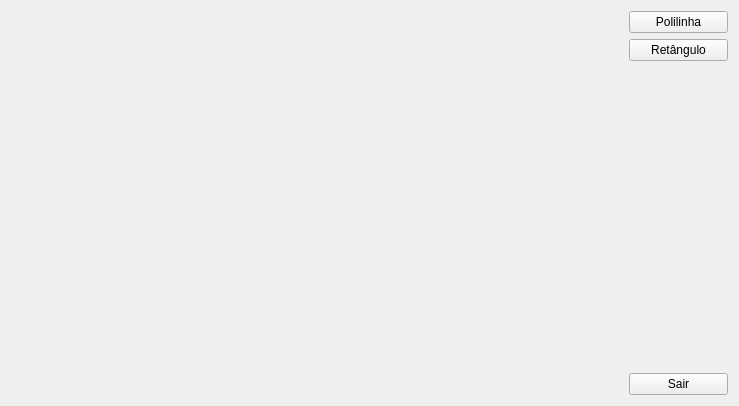
<?xml version="1.0" encoding="UTF-8"?>
<ui version="4.0">
 <class>janelaprincipal</class>
 <widget class="QWidget" name="janelaprincipal">
  <property name="geometry">
   <rect>
    <x>0</x>
    <y>0</y>
    <width>739</width>
    <height>406</height>
   </rect>
  </property>
  <property name="windowTitle">
   <string>janelaprincipal</string>
  </property>
  <layout class="QGridLayout" name="gridLayout">
   <item row="0" column="0" rowspan="4">
    <widget class="QWidget" name="widget" native="true"/>
   </item>
   <item row="0" column="1">
    <widget class="QPushButton" name="pushButton">
     <property name="text">
      <string>Polilinha</string>
     </property>
    </widget>
   </item>
   <item row="1" column="1">
    <widget class="QPushButton" name="pushButton_2">
     <property name="maximumSize">
      <size>
       <width>99</width>
       <height>16777215</height>
      </size>
     </property>
     <property name="text">
      <string>Retângulo</string>
     </property>
    </widget>
   </item>
   <item row="2" column="1">
    <spacer name="verticalSpacer">
     <property name="orientation">
      <enum>Qt::Vertical</enum>
     </property>
     <property name="sizeHint" stdset="0">
      <size>
       <width>20</width>
       <height>286</height>
      </size>
     </property>
    </spacer>
   </item>
   <item row="3" column="1">
    <widget class="QPushButton" name="pushButton_3">
     <property name="text">
      <string>Sair</string>
     </property>
    </widget>
   </item>
  </layout>
 </widget>
 <layoutdefault spacing="6" margin="11"/>
 <resources/>
 <connections>
  <connection>
   <sender>pushButton_3</sender>
   <signal>clicked()</signal>
   <receiver>janelaprincipal</receiver>
   <slot>close()</slot>
   <hints>
    <hint type="sourcelabel">
     <x>704</x>
     <y>384</y>
    </hint>
    <hint type="destinationlabel">
     <x>715</x>
     <y>315</y>
    </hint>
   </hints>
  </connection>
 </connections>
</ui>
